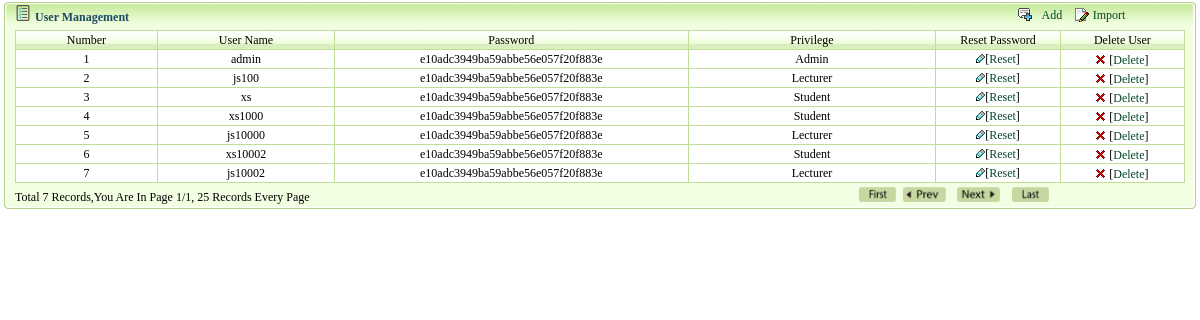
The page /sys/tab/user_message.php (signed in) on the database its author committed.
### tables this page shows
CREATE TABLE IF NOT EXISTS `user` (
  `id` int(4) NOT NULL AUTO_INCREMENT,
  `username` varchar(200) NOT NULL,
  `password` varchar(200) NOT NULL,
  `role_id` int(4) NOT NULL,
  PRIMARY KEY (`id`)
);

CREATE TABLE IF NOT EXISTS `role` (
  `id` int(4) NOT NULL AUTO_INCREMENT,
  `role_name` varchar(8) NOT NULL,
  `role_id` int(4) NOT NULL,
  PRIMARY KEY (`id`)
);

### sys/tab/user_message.php (the view, shortened to what this page needs)
<!DOCTYPE html PUBLIC "-//W3C//DTD XHTML 1.0 Transitional//EN" "http://www.w3.org/TR/xhtml1/DTD/xhtml1-transitional.dtd">
<html xmlns="http://www.w3.org/1999/xhtml">
<head>
</head>
<body>
<table width="100%" border="0" align="center" cellpadding="0" cellspacing="0">
  <tr>
    <td height="30"><table width="100%" border="0" cellspacing="0" cellpadding="0">
      <tr>
        <td width="15" height="30"><img src="images/tab_03.gif" width="15" height="30" /></td>
        <td width="1101" background="images/tab_05.gif"><img src="images/311.gif" width="16" height="16" /> <span class="STYLE4">User Management</span></td>
        <td width="281" background="images/tab_05.gif"><table border="0" align="right" cellpadding="0" cellspacing="0">
            <tr>
              <td width="60"></td>
              <td width="60"><table width="90%" border="0" cellpadding="0" cellspacing="0">
                  <tr>
                    <td class="STYLE1"><div align="center"><img src="images/001.gif" width="14" height="14" /></div></td>
                    <td class="STYLE1"><div align="center"><a href="javascript:void(0);" onclick="user_add()">Add</a></div></td>
                  </tr>
              </table></td>
              <td width="60"><table width="90%" border="0" cellpadding="0" cellspacing="0">
                  <tr>
                    <td class="STYLE1"><div align="center"><img src="images/114.gif" width="14" height="14" /></div></td>
                    <td class="STYLE1"><div align="center"><a href="javascript:void(0);" onclick="user_dr()">Import</a></div></td>
                  </tr>
              </table></td>
              <td width="52"></td>
            </tr>
        </table></td>
        <td width="14"><img src="images/tab_07.gif" width="14" height="30" /></td>
      </tr>
    </table></td>
  </tr>
  <tr>
    <td><table width="100%" border="0" cellspacing="0" cellpadding="0">
      <tr>
        <td width="9" background="images/tab_12.gif">&nbsp;</td>
        <td bgcolor="#f3ffe3"><table width="99%" border="0" align="center" cellpadding="0" cellspacing="1" bgcolor="#c0de98" onmouseover="changeto()"  onmouseout="changeback()">
          <tr>
            <td width="8%" height="18" background="images/tab_14.gif" class="STYLE1"><div align="center" class="STYLE2 STYLE1">Number</div></td>
            <td width="10%" height="18" background="images/tab_14.gif" class="STYLE1"><div align="center" class="STYLE2 STYLE1">User Name</div></td>
            <td width="20%" height="18" background="images/tab_14.gif" class="STYLE1"><div align="center" class="STYLE2 STYLE1">Password</div></td>
            <td width="14%" height="18" background="images/tab_14.gif" class="STYLE1"><div align="center" class="STYLE2 STYLE1">Privilege</div></td>
            <td width="7%" height="18" background="images/tab_14.gif" class="STYLE1"><div align="center" class="STYLE2">Reset Password</div></td>
            <td width="7%" height="18" background="images/tab_14.gif" class="STYLE1"><div align="center" class="STYLE2">Delete User</div></td>
          </tr>
          <?php
          	$page=$_GET['page'];
			include_once 'pageft.php';
			$value=0;
			$result=mysql_query("select * from user limit $firstcount,$displaypg" );
			while($row=mysql_fetch_row($result)){
			$value ++;
			$rname = "select * from role where role_id=".$row[3];
	    	$rresult = mysql_query($rname);
	    	$rrow = mysql_fetch_row($rresult);
			 echo "
			  	<tr>
		           <td height='18' bgcolor='#FFFFFF' class='STYLE2'><div align='center' class='STYLE2 STYLE1'>$value</div></td>
		           <td height='18' bgcolor='#FFFFFF'><div align='center' class='STYLE2 STYLE1'>$row[1]</div></td>
		           <td height='18' bgcolor='#FFFFFF'><div align='center' class='STYLE2 STYLE1'>$row[2]</div></td>
		           <td height='18' bgcolor='#FFFFFF'><div align='center' class='STYLE2 STYLE1'>$rrow[1]</div></td>
		           <td height='18' bgcolor='#FFFFFF'><div align='center'><img src='images/037.gif' width='9' height='9' /><span class='STYLE1'>[</span><a href='user_message.php?id=".$row[0]."&action=reset'>Reset</a><span class='STYLE1'>]</span></div></td>
		           <td height='18' bgcolor='#FFFFFF'><div align='center'><span class='STYLE2'><img src='images/010.gif' width='9' height='9' /> </span><span class='STYLE1'>[</span><a href='user_message.php?id=".$row[0]."&rid=".$row[3]."&action=del'>Delete</a><span class='STYLE1'>]</span></div></td>
		        </tr>
	          ";
			}
          ?>
        </table></td>
        <td width="9" background="images/tab_16.gif">&nbsp;</td>
      </tr>
    </table></td>
  </tr>
  <tr>
    <td height="29"><table width="100%" border="0" cellspacing="0" cellpadding="0">
      <tr>
        <td width="15" height="29"><img src="images/tab_20.gif" width="15" height="29" /></td>
        <td background="images/tab_21.gif"><table width="100%" border="0" cellspacing="0" cellpadding="0">
          <tr>
            <td width="25%" height="29" nowrap="nowrap"><span class="STYLE1"><?php echo $page_nav;?></span></td>
            <td width="75%" valign="top" class="STYLE1"><div align="right">
              <table width="352" height="20" border="0" cellpadding="0" cellspacing="0">
                <tr>
                  <td width="62" height="22" valign="middle"><div align="right"><?php echo $page_first;?></div></td>
                  <td width="50" height="22" valign="middle"><div align="right"><?php echo $page_up;?></div></td>
                  <td width="54" height="22" valign="middle"><div align="right"><?php echo $page_next;?></div></td>
                  <td width="49" height="22" valign="middle"><div align="right"><?php echo $page_last;?></div></td>
                  <td width="59" height="22" valign="middle"><div align="right"></div></td>
                  <td width="25" height="22" valign="middle"></td>
                  <td width="23" height="22" valign="middle"></td>
                  <td width="30" height="22" valign="middle"></td>
                </tr>
              </table>
            </div></td>
          </tr>
        </table></td>
        <td width="14"><img src="images/tab_22.gif" width="14" height="29" /></td>
      </tr>
    </table></td>
  </tr>
</table>
</body>
</html>

### sys/tab/user_message.php (style rules this page uses)
.STYLE1 { font-size: 12px }
.STYLE4 { font-size: 12px; color: #1F4A65; font-weight: bold; }
a:link { font-size: 12px; color: #06482a; text-decoration: none; }

### rows shown on the page
user: username "admin", password "e10adc3949ba59abbe56e057f20f883e", role.role_name "Admin"
user: username "js100", password "e10adc3949ba59abbe56e057f20f883e", role.role_name "Lecturer"
user: username "xs", password "e10adc3949ba59abbe56e057f20f883e", role.role_name "Student"
user: username "xs1000", password "e10adc3949ba59abbe56e057f20f883e", role.role_name "Student"
user: username "js10000", password "e10adc3949ba59abbe56e057f20f883e", role.role_name "Lecturer"
user: username "xs10002", password "e10adc3949ba59abbe56e057f20f883e", role.role_name "Student"
user: username "js10002", password "e10adc3949ba59abbe56e057f20f883e", role.role_name "Lecturer"

### other values the page prints
$page_nav "Total 7 Records,You Are In Page 1/1, 25 Records Every Page"
